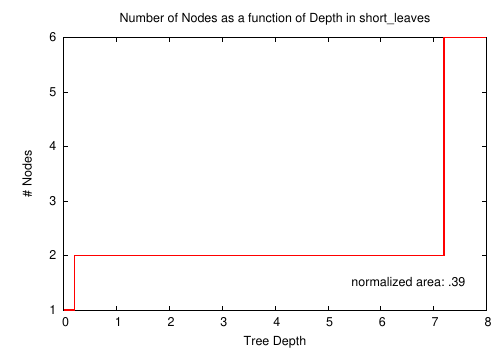

Reproduce this figure in gnuplot.
set terminal postscript color eps "Helvetica" 18
set output 'short_leaves.eps'
set title 'Number of Nodes as a function of Depth in short_leaves'
set xlabel 'Tree Depth'
set ylabel '# Nodes'
set border back
set label "normalized area:       " at 8,1.5 right front
plot [] [1:] 'short_leaves.cvd' with steps linewidth 4 title ''
